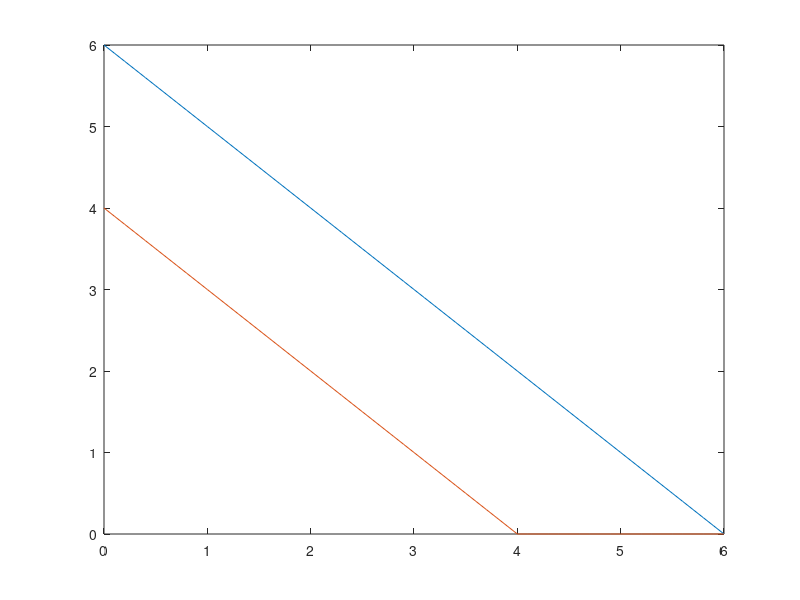

The MATLAB script that drew this image:
clc
clear all

% phase 1 (define parameters)
z=@(x1,x2) 3*x1-5*x2;
c1=@(x1,x2) x1+x2-6;
c2=@(x1,x2) x1+x2-4;
c=[3 -5]
A=[1 1;1 1];
b=[6;4];
n=size(A,1);
m=size(A,2);


% phase 2 plotting
x1 = 0:0.1:max(b ./ A(:,1));
figure;

for i = 1:n
    x22 = (b(i) - A(i,1) .* x1) ./ A(i,2);
    x22 = max(0, x22);
    plot(x1, x22);
    hold on;
end

%phase 3 intersection
pt=[]
A=[A;eye(2)];
b=[b;zeros(2,1)];
for i=1:size(A,1)
    for j=i+1:size(A,1)
        AA=[A(i,:);A(j,:)];
        bb=[b(i);b(j)];
        if(det(AA)~=0)
            X=inv(AA)*bb;
            if(X>=0)
                pt=[pt X];
            end
        end
    end
end
disp(pt)

%phase 4 all feasible points
FP=[]
for i=1:length(pt)
    pt1=pt(1,i);
    pt2=pt(2,i);
    if(c1(pt1,pt2)>=0 && c2(pt1,pt2)<=0)
        FP=[FP pt(:,i)]
        plot(pt1,pt2,'*r',"markerSize",10)     
    end
end
disp(FP)


%phase 5 optimal solution
if(isempty(FP))
            disp("no feasible solution")
else
    Z=[]
    for i=1:length(FP)
        cost=z(FP(1,i),FP(2,i))
        Z=[Z cost]
    end
    [optimal_value,index]=min(Z)
    optimal_sol=FP(:,index)
    hold off
end
